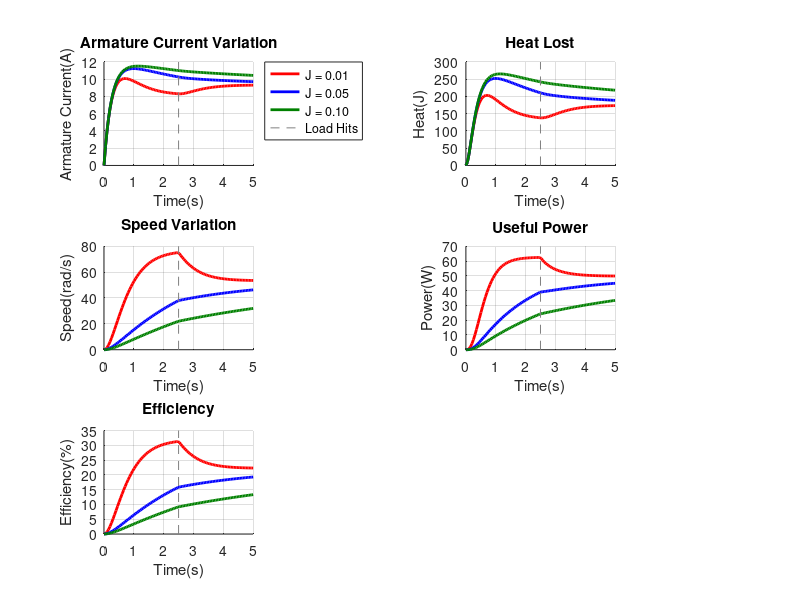

Write the MATLAB code that produced this figure.
global V Kb Kt R L B J;
V = 24; R = 2.0; L = 0.5; Kb = 0.1; Kt = 0.1; B = 0.01;

function xdot = motor_system(x, t)
  global V Kb Kt R L B J;

  if t < 2.5
    TL = 0.05;
  else
    TL = 0.4;
  end

  di_dt = (V - x(1).*R - Kb.*x(2))/L;

  dw_dt = (Kt.*x(1) - B.*x(2) - TL)/J;

  xdot = [di_dt; dw_dt];

endfunction

J_list = [0.01, 0.05, 0.1];
color = {'r', 'b', [0, 0.5, 0]};

for i = 1:3
  J = J_list(i);

  t = linspace(0, 5, 100);
  y = lsode("motor_system", [0;0] , t)

  % Calculate Power after the solver is done
    current_data = y(:,1);
    speed_data = y(:,2);

    % Power Loss (Heat) = i^2 * R
    heat_loss = (current_data.^2) * R;

    % Useful Mechanical Power = Torque * Speed
    % Torque is Kt * current
    useful_power = (Kt * current_data) .* speed_data;

    total_input_power = V .* current_data;

    efficiency = (useful_power ./ max(0.1, total_input_power)) .* 100;

  subplot(3, 2, 1); hold on;
  plot(t, y(:,1), 'Color', color{i}, 'LineWidth', 2);

  subplot(3, 2, 3); hold on;
  plot(t, y(:,2), 'Color', color{i}, 'LineWidth', 2);

  subplot(3, 2, 2); hold on;
  plot(t, heat_loss, 'Color', color{i}, 'LineWidth', 2);

  subplot(3, 2, 4); hold on;
  plot(t, useful_power, 'Color', color{i}, 'LineWidth', 2);

  subplot(3, 2, 5); hold on;
  plot(t, efficiency, 'Color', color{i}, 'LineWidth', 2);


end

subplot(3,2,1); title("Armature Current Variation"); grid on; xlabel("Time(s)"); ylabel("Armature Current(A)");

subplot(3,2,3); title("Speed Variation"); grid on; xlabel("Time(s)"); ylabel("Speed(rad/s)");

subplot(3,2,2); title("Heat Lost"); grid on; xlabel("Time(s)"); ylabel("Heat(J)");

subplot(3,2,4); title("Useful Power"); grid on; xlabel("Time(s)"); ylabel("Power(W)");

subplot(3,2,5); title("Efficiency"); grid on; xlabel("Time(s)"); ylabel("Efficiency(%)");

subplot(3,2,1); line([2.5 2.5], ylim, 'Color', [0.5,0.5,0.5] , 'LineWidth', 0.5, 'LineStyle', '--'); legend('J = 0.01', 'J = 0.05', 'J = 0.10', 'Load Hits', 'location', 'northeastoutside');
subplot(3,2,2); line([2.5 2.5], ylim, 'Color', [0.5,0.5,0.5], 'LineWidth', 0.5, 'LineStyle', '--');
subplot(3,2,3); line([2.5 2.5], ylim, 'Color', [0.5,0.5,0.5], 'LineWidth', 0.5, 'LineStyle', '--');
subplot(3,2,4); line([2.5 2.5], ylim, 'Color', [0.5,0.5,0.5], 'LineWidth', 0.5, 'LineStyle', '--');
subplot(3,2,5); line([2.5 2.5], ylim, 'Color', [0.5,0.5,0.5], 'LineWidth', 0.5, 'LineStyle', '--');
